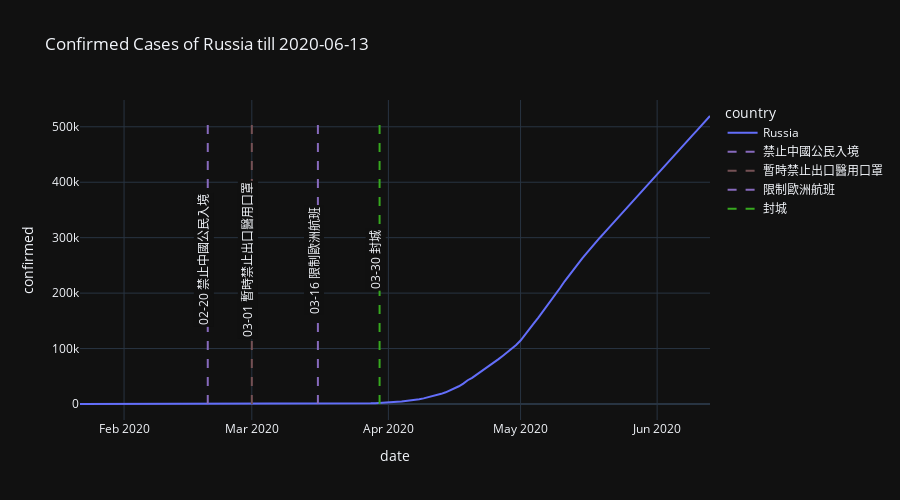

This figure's notebook cell:
### Markdown cell above
### 俄羅斯

### Code cell
events = [['02-20', '禁止中國公民入境', color_1],
          ['03-01', '暫時禁止出口醫用口罩', color_3],
          ['03-16', '限制歐洲航班', color_1],
          ['03-30', '封城', color_4],]

plot_by_country('Russia', events)

### Figure 1 — Plotly figure (JSON) as saved in the notebook; plotly's stock layout.template omitted (floating-point values rounded to 4 significant figures; data arrays with more than 128 entries replaced by an {"elided": "..."} marker saying what was removed)
{"data": [{"hovertemplate": "country=Russia<br>date=%{x}<br>confirmed=%{y}<extra></extra>", "legendgroup": "Russia", "line": {"color": "#636efa", "dash": "solid"}, "mode": "lines", "name": "Russia", "orientation": "v", "showlegend": true, "type": "scatter", "x": {"elided": "144 str values"}, "xaxis": "x", "y": {"elided": "144 int values"}, "yaxis": "y"}, {"line": {"color": "rgb(135,106,189)", "dash": "dash"}, "mode": "lines", "name": "禁止中國公民入境", "type": "scatter", "x": ["2020-02-20", "2020-02-20"], "y": [0, 519458]}, {"line": {"color": "rgb(117,81,85)", "dash": "dash"}, "mode": "lines", "name": "暫時禁止出口醫用口罩", "type": "scatter", "x": ["2020-03-01", "2020-03-01"], "y": [0, 519458]}, {"line": {"color": "rgb(135,106,189)", "dash": "dash"}, "mode": "lines", "name": "限制歐洲航班", "type": "scatter", "x": ["2020-03-16", "2020-03-16"], "y": [0, 519458]}, {"line": {"color": "rgb(55,169,31)", "dash": "dash"}, "mode": "lines", "name": "封城", "type": "scatter", "x": ["2020-03-30", "2020-03-30"], "y": [0, 519458]}], "layout": {"annotations": [{"bgcolor": "#101010", "showarrow": false, "text": "02-20 禁止中國公民入境", "textangle": -90, "x": "2020-02-19", "y": 259729}, {"bgcolor": "#101010", "showarrow": false, "text": "03-01 暫時禁止出口醫用口罩", "textangle": -90, "x": "2020-02-29", "y": 259729}, {"bgcolor": "#101010", "showarrow": false, "text": "03-16 限制歐洲航班", "textangle": -90, "x": "2020-03-15", "y": 259729}, {"bgcolor": "#101010", "showarrow": false, "text": "03-30 封城", "textangle": -90, "x": "2020-03-29", "y": 259729}], "height": 500, "legend": {"title": {"text": "country"}, "tracegroupgap": 0}, "title": {"text": "Confirmed Cases of Russia till 2020-06-13"}, "xaxis": {"anchor": "y", "domain": [0, 1], "title": {"text": "date"}}, "yaxis": {"anchor": "x", "domain": [0, 1], "title": {"text": "confirmed"}}}}
